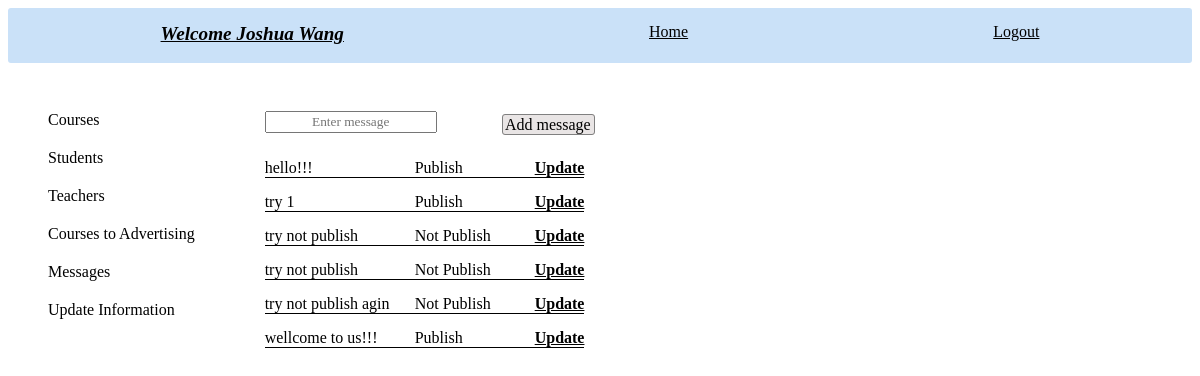
The page /show_messages (signed in) on the database its author committed.
### tables this page shows
CREATE TABLE messages (
        id INTEGER PRIMARY KEY,
	    message TEXT,
	    location TEXT,
        time TEXT,
        status TEXT DEFAULT "Publish",
        UNIQUE (message, time)
    );

### app.py (the view)
@app.route('/show_messages')
def show_messages(): # shows a list of messages
    log=check_log()
    info=info_user()
    jinja={}
    jinja['form1']=['create']
    messages_list=crud.read_all('messages')
    if len(messages_list)==0:
        jinja['note']='No messages found'
    else:
        jinja['messages']=[]
        for message in messages_list:
            m=namedtuple('M_P',['id','message','status'])
            m.id=message[0]
            m.message=message[1]
            m.status=message[4].title()
            jinja['messages'].append(m)
    return render_template ('administrator.html',log=log, info=info, admin_id=session['id'], jinja=jinja)

### app.py (called while the page is built)
def check_log(): #check if user is loged in or not
    log_result={}
    if "name" in session:
        link='/logout'
        log='Logout'
        log_result['link']=link
        log_result['log']=log
        return log_result
    else:
        link='/login'
        log='Login'
        log_result['link']=link
        log_result['log']=log
        return log_result

def info_user(): # get user info
    if "role" in session:
        info={}
        if session['role']=='admin':
            info['id']=session['id']
            info['link']=f"/administrator/{session['id']}"
            info['word']='Administrator'
            info['hello']=f"Hello {crud.admin_name(session['id'])}- what do you want to do?"
            info['class']='user_hello'
        if session['role']=='teacher':
            info['id']=session['id']
            info['link']=f"/teacher_profile/{session['id']}"
            info['word']=f"Welcome {crud.teacher_name(session['id'])}"
            info['class']='user_hello'
        if session['role']=='student':
            info['id']=session['id']
            info['link']=f"/student_profile/{session['id']}"
            info['word']=f"Welcome {crud.student_name(session['id'])}"
            info['class']='user_hello'
        return info

### crud.py (called while the page is built)
def read_all(table):
    return query(f"SELECT * FROM {table}")

def read_if(column, table, value, condition):
    return query(f"SELECT {column} FROM {table} WHERE {value}='{condition}'")

def student_name(student_id):
    name=read_if('name', 'students', 'id', student_id)
    name=name[0][0]
    return name

### setup_db.py (called while the page is built)
def query(sql):
    with sqlite3.connect('students.db') as conn:
        cur=conn.cursor()
        cur.execute(sql)
        return cur.fetchall()

### templates/administrator.html (shortened to what this page needs)
{% extends "base.html" %}
{% block content %}
<div class="admin_pages">
    <div class="links">
        <div class="link"><a href="/admin_courses">Courses</a></div>
        <div class="link"><a href="/admin_students">Students</a></div>
        <div class="link"><a href="/admin_teachers">Teachers</a></div>
        <div class="link"><a href="/advertising_courses">Courses to Advertising </a></div>
        <div class="link"><a href="/show_messages">Messages</a></div>
        <div class="link"><a href="/user_info_update/{{admin_id}}">Update Information</a></div>
    </div>
    <div class="info_more_links"></div>
    {% for show_message in jinja.form1 %}
            <div class="published_main">
                <div class="publish_options">
                    <form action="">
                        <div><input class="choose_course_publish" type="text" name="" id="search" oninput="ValSearch(this.value)" placeholder="Enter message" autofocus></div>
                    </form>
                    <div class="option_link">
                        <a href="/add_message">Add message</a>
                    </div>
                </div>
                <div class="published_form" id="published_form">
                {% for message in jinja.messages %}
                    <div class="published_course" >
                        <div class="published_name">{{message.message}}</div>
                        <div class="published_status">{{message.status}}</div>
                        <div class="published_update"><a href="/message_update/{{message.id}}">Update</a></div>
                    </div>
                {% endfor %}
            </div>
        </div>
    {% endfor %}
</div>
{% endblock %}

### static/style.css (style rules this page uses)
input { font-family: 'Times New Roman', Times, serif; text-align: center; }
.links { display: flex; flex-direction: column; gap: 20px; margin-left: 20px; grid-column: 1; grid-row: 2; }
.link>* { text-decoration: none; color: black; }
.admin_pages { display: grid; grid-template-columns: max-content max-content; grid-template-rows: max-content max-content; column-gap: 70px; row-gap: 10px; margin-left: 20px; }
.info_more_links { display: flex; gap: 5px; grid-row: 1; grid-column: 2; height: 18px; margin-left: 320px; }
.published_main { grid-row: 2; grid-column: 2; }
.publish_options { padding-bottom: 25px; display: flex; justify-content: space-between; width: 330px; }
.option_link { margin-top: 5px; }
.option_link a { color: black; text-decoration: none; margin-top: 5px; border-width: 0.5px; border-style: solid; border-radius: 3px; border-color: gray; padding: 1px 3px 1px 2px; background-color: rgb(233, 229, 229); text-align: center; }
.published_form { display: flex; flex-direction: column; gap: 15px; }
.published_course { display: flex; }
.published_name { width: 150px; border-bottom: solid; border-width: 1px; }
.published_status { width: 120px; border-bottom: solid; border-width: 1px; }
.published_update { width: max-content; border-bottom: solid; border-width: 1px; }
.published_update a { color: black; font-weight: bold; }

### rows shown on the page
messages: message "hello!!!"
messages: message "try 1"
messages: message "try not publish"
messages: message "try not publish"
messages: message "try not publish agin"
messages: message "wellcome to us!!!"

### other values the page prints
{{ info.word }} "Welcome Joshua Wang"
{{ log.log }} "Logout"
{{ message.status }} "Publish" "Publish" "Not Publish" "Not Publish" "Not Publish" "Publish"
